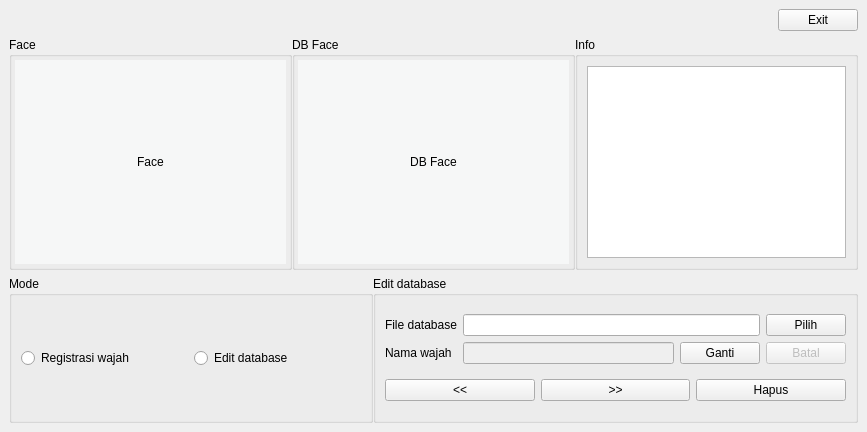
<?xml version="1.0" encoding="UTF-8"?>
<ui version="4.0">
 <class>MainWindow</class>
 <widget class="QMainWindow" name="MainWindow">
  <property name="windowTitle">
   <string>MainWindow</string>
  </property>
  <widget class="QWidget" name="centralwidget">
   <layout class="QVBoxLayout" name="verticalLayout_2" stretch="0,1,0">
    <item>
     <widget class="QWidget" name="widget" native="true">
      <layout class="QHBoxLayout" name="horizontalLayout_2">
       <property name="spacing">
        <number>0</number>
       </property>
       <property name="leftMargin">
        <number>0</number>
       </property>
       <property name="topMargin">
        <number>0</number>
       </property>
       <property name="rightMargin">
        <number>0</number>
       </property>
       <property name="bottomMargin">
        <number>0</number>
       </property>
       <item>
        <layout class="QHBoxLayout" name="horizontalLayout">
         <item>
          <spacer name="horizontalSpacer">
           <property name="orientation">
            <enum>Qt::Horizontal</enum>
           </property>
           <property name="sizeHint" stdset="0">
            <size>
             <width>40</width>
             <height>20</height>
            </size>
           </property>
          </spacer>
         </item>
         <item>
          <widget class="QPushButton" name="btnExit">
           <property name="text">
            <string>Exit</string>
           </property>
          </widget>
         </item>
        </layout>
       </item>
      </layout>
     </widget>
    </item>
    <item>
     <widget class="QWidget" name="widget_2" native="true">
      <property name="sizePolicy">
       <sizepolicy hsizetype="Preferred" vsizetype="Preferred">
        <horstretch>0</horstretch>
        <verstretch>0</verstretch>
       </sizepolicy>
      </property>
      <layout class="QHBoxLayout" name="horizontalLayout_6">
       <property name="spacing">
        <number>0</number>
       </property>
       <property name="leftMargin">
        <number>0</number>
       </property>
       <property name="topMargin">
        <number>0</number>
       </property>
       <property name="rightMargin">
        <number>0</number>
       </property>
       <property name="bottomMargin">
        <number>0</number>
       </property>
       <item>
        <layout class="QHBoxLayout" name="horizontalLayout_5" stretch="1,1,1">
         <item>
          <widget class="QGroupBox" name="groupBox_2">
           <property name="title">
            <string>Face</string>
           </property>
           <layout class="QHBoxLayout" name="horizontalLayout_3">
            <property name="spacing">
             <number>3</number>
            </property>
            <property name="leftMargin">
             <number>3</number>
            </property>
            <property name="topMargin">
             <number>3</number>
            </property>
            <property name="rightMargin">
             <number>3</number>
            </property>
            <property name="bottomMargin">
             <number>3</number>
            </property>
            <item>
             <widget class="QLabel" name="face">
              <property name="styleSheet">
               <string notr="true">color: rgb(0,0,0);
background-color: rgb(246, 247, 247);
qproperty-alignment: AlignCenter;</string>
              </property>
              <property name="text">
               <string>Face</string>
              </property>
              <property name="alignment">
               <set>Qt::AlignCenter</set>
              </property>
             </widget>
            </item>
           </layout>
          </widget>
         </item>
         <item>
          <widget class="QGroupBox" name="groupBox_3">
           <property name="title">
            <string>DB Face</string>
           </property>
           <layout class="QHBoxLayout" name="horizontalLayout_4">
            <property name="spacing">
             <number>3</number>
            </property>
            <property name="leftMargin">
             <number>3</number>
            </property>
            <property name="topMargin">
             <number>3</number>
            </property>
            <property name="rightMargin">
             <number>3</number>
            </property>
            <property name="bottomMargin">
             <number>3</number>
            </property>
            <item>
             <widget class="QLabel" name="dbFace">
              <property name="styleSheet">
               <string notr="true">color: rgb(0,0,0);
background-color: rgb(246, 247, 247);
qproperty-alignment: AlignCenter;</string>
              </property>
              <property name="text">
               <string>DB Face</string>
              </property>
              <property name="alignment">
               <set>Qt::AlignCenter</set>
              </property>
             </widget>
            </item>
           </layout>
          </widget>
         </item>
         <item>
          <widget class="QGroupBox" name="groupBox_6">
           <property name="title">
            <string>Info</string>
           </property>
           <property name="flat">
            <bool>false</bool>
           </property>
           <layout class="QVBoxLayout" name="verticalLayout_3">
            <item>
             <widget class="QListWidget" name="listDatabase">
              <property name="enabled">
               <bool>true</bool>
              </property>
             </widget>
            </item>
           </layout>
          </widget>
         </item>
        </layout>
       </item>
      </layout>
     </widget>
    </item>
    <item>
     <widget class="QWidget" name="widget_3" native="true">
      <property name="layoutDirection">
       <enum>Qt::LeftToRight</enum>
      </property>
      <layout class="QHBoxLayout" name="horizontalLayout_7" stretch="3,4">
       <property name="spacing">
        <number>0</number>
       </property>
       <property name="sizeConstraint">
        <enum>QLayout::SetDefaultConstraint</enum>
       </property>
       <property name="leftMargin">
        <number>0</number>
       </property>
       <property name="topMargin">
        <number>0</number>
       </property>
       <property name="rightMargin">
        <number>0</number>
       </property>
       <property name="bottomMargin">
        <number>0</number>
       </property>
       <item>
        <widget class="QGroupBox" name="groupBox_7">
         <property name="minimumSize">
          <size>
           <width>361</width>
           <height>0</height>
          </size>
         </property>
         <property name="title">
          <string>Mode</string>
         </property>
         <layout class="QGridLayout" name="gridLayout_5">
          <item row="0" column="0">
           <layout class="QHBoxLayout" name="horizontalLayout_10" stretch="1,1">
            <item>
             <widget class="QRadioButton" name="btnRegistrasi">
              <property name="text">
               <string>Registrasi wajah</string>
              </property>
              <property name="checkable">
               <bool>true</bool>
              </property>
              <property name="checked">
               <bool>false</bool>
              </property>
              <property name="autoRepeat">
               <bool>false</bool>
              </property>
             </widget>
            </item>
            <item>
             <widget class="QRadioButton" name="btnEditDB">
              <property name="text">
               <string>Edit database</string>
              </property>
             </widget>
            </item>
           </layout>
          </item>
         </layout>
        </widget>
       </item>
       <item>
        <widget class="QStackedWidget" name="pilihanTab">
         <property name="enabled">
          <bool>true</bool>
         </property>
         <property name="minimumSize">
          <size>
           <width>0</width>
           <height>0</height>
          </size>
         </property>
         <property name="currentIndex">
          <number>1</number>
         </property>
         <widget class="QWidget" name="page">
          <layout class="QHBoxLayout" name="horizontalLayout_8">
           <property name="spacing">
            <number>0</number>
           </property>
           <property name="leftMargin">
            <number>0</number>
           </property>
           <property name="topMargin">
            <number>0</number>
           </property>
           <property name="rightMargin">
            <number>0</number>
           </property>
           <property name="bottomMargin">
            <number>0</number>
           </property>
           <item>
            <widget class="QGroupBox" name="groupBox_8">
             <property name="enabled">
              <bool>true</bool>
             </property>
             <property name="title">
              <string>Registrasi wajah</string>
             </property>
             <layout class="QGridLayout" name="gridLayout_7" columnstretch="5,0">
              <item row="0" column="1" rowspan="2">
               <layout class="QVBoxLayout" name="verticalLayout">
                <property name="spacing">
                 <number>6</number>
                </property>
                <property name="leftMargin">
                 <number>0</number>
                </property>
                <item>
                 <widget class="QPushButton" name="btnStartRegistrasi">
                  <property name="text">
                   <string>Start</string>
                  </property>
                 </widget>
                </item>
                <item>
                 <widget class="QPushButton" name="btnPauseRegistrasi">
                  <property name="text">
                   <string>Pause</string>
                  </property>
                 </widget>
                </item>
                <item>
                 <widget class="QPushButton" name="btnRegister">
                  <property name="sizePolicy">
                   <sizepolicy hsizetype="MinimumExpanding" vsizetype="Fixed">
                    <horstretch>0</horstretch>
                    <verstretch>0</verstretch>
                   </sizepolicy>
                  </property>
                  <property name="text">
                   <string>Register &amp;&amp; Save</string>
                  </property>
                 </widget>
                </item>
                <item>
                 <widget class="QPushButton" name="btnStopRegistrasi">
                  <property name="text">
                   <string>Stop</string>
                  </property>
                 </widget>
                </item>
               </layout>
              </item>
              <item row="0" column="0" rowspan="2">
               <layout class="QGridLayout" name="gridLayout_6">
                <property name="horizontalSpacing">
                 <number>6</number>
                </property>
                <item row="1" column="0">
                 <widget class="QLabel" name="label_10">
                  <property name="text">
                   <string>Kamera</string>
                  </property>
                 </widget>
                </item>
                <item row="1" column="1">
                 <widget class="QComboBox" name="boxKameraRegistrasi">
                  <property name="enabled">
                   <bool>false</bool>
                  </property>
                 </widget>
                </item>
                <item row="3" column="0">
                 <widget class="QLabel" name="label_13">
                  <property name="text">
                   <string>Nama wajah</string>
                  </property>
                 </widget>
                </item>
                <item row="3" column="1">
                 <widget class="QLineEdit" name="lnNamaWajah"/>
                </item>
                <item row="0" column="0">
                 <widget class="QLabel" name="label_12">
                  <property name="text">
                   <string>Lokasi penyimpanan database</string>
                  </property>
                 </widget>
                </item>
                <item row="3" column="2">
                 <widget class="QPushButton" name="btnNamaWajah">
                  <property name="text">
                   <string>Terapkan</string>
                  </property>
                 </widget>
                </item>
                <item row="0" column="1">
                 <widget class="QLineEdit" name="lnLokasiSimpanDB">
                  <property name="dragEnabled">
                   <bool>false</bool>
                  </property>
                  <property name="readOnly">
                   <bool>true</bool>
                  </property>
                 </widget>
                </item>
                <item row="0" column="2">
                 <widget class="QPushButton" name="btnSimpanWajah">
                  <property name="text">
                   <string>Pilih</string>
                  </property>
                 </widget>
                </item>
               </layout>
              </item>
             </layout>
            </widget>
           </item>
          </layout>
         </widget>
         <widget class="QWidget" name="page_2">
          <layout class="QHBoxLayout" name="horizontalLayout_13">
           <property name="spacing">
            <number>0</number>
           </property>
           <property name="leftMargin">
            <number>0</number>
           </property>
           <property name="topMargin">
            <number>0</number>
           </property>
           <property name="rightMargin">
            <number>0</number>
           </property>
           <property name="bottomMargin">
            <number>0</number>
           </property>
           <item>
            <widget class="QGroupBox" name="groupBox_5">
             <property name="title">
              <string>Edit database</string>
             </property>
             <layout class="QGridLayout" name="gridLayout_11">
              <item row="0" column="0">
               <layout class="QGridLayout" name="gridLayout_10">
                <item row="1" column="0">
                 <widget class="QLabel" name="label_5">
                  <property name="text">
                   <string>Nama wajah</string>
                  </property>
                 </widget>
                </item>
                <item row="0" column="0">
                 <widget class="QLabel" name="label_4">
                  <property name="text">
                   <string>File database</string>
                  </property>
                 </widget>
                </item>
                <item row="1" column="1">
                 <widget class="QLineEdit" name="lnEditNama">
                  <property name="enabled">
                   <bool>false</bool>
                  </property>
                 </widget>
                </item>
                <item row="1" column="2">
                 <widget class="QPushButton" name="btnEditNama">
                  <property name="text">
                   <string>Ganti</string>
                  </property>
                 </widget>
                </item>
                <item row="1" column="3">
                 <widget class="QPushButton" name="btnBatalEdit">
                  <property name="enabled">
                   <bool>false</bool>
                  </property>
                  <property name="text">
                   <string>Batal</string>
                  </property>
                 </widget>
                </item>
                <item row="0" column="3">
                 <widget class="QPushButton" name="btnEditFileDB">
                  <property name="text">
                   <string>Pilih</string>
                  </property>
                 </widget>
                </item>
                <item row="0" column="1" colspan="2">
                 <widget class="QLineEdit" name="lnEditFileDB"/>
                </item>
               </layout>
              </item>
              <item row="1" column="0">
               <layout class="QHBoxLayout" name="horizontalLayout_14">
                <item>
                 <widget class="QPushButton" name="btnPrevFrame">
                  <property name="text">
                   <string>&lt;&lt;</string>
                  </property>
                 </widget>
                </item>
                <item>
                 <widget class="QPushButton" name="btnNextFrame">
                  <property name="text">
                   <string>&gt;&gt;</string>
                  </property>
                 </widget>
                </item>
                <item>
                 <widget class="QPushButton" name="btnHapusFrame">
                  <property name="text">
                   <string>Hapus</string>
                  </property>
                 </widget>
                </item>
               </layout>
              </item>
             </layout>
            </widget>
           </item>
          </layout>
         </widget>
        </widget>
       </item>
      </layout>
     </widget>
    </item>
   </layout>
  </widget>
 </widget>
 <resources/>
 <connections/>
</ui>
